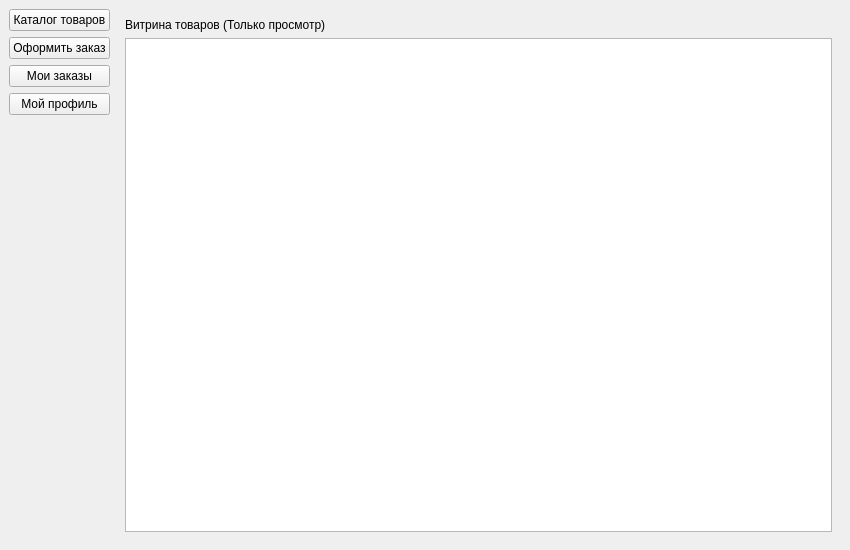
<?xml version="1.0" encoding="UTF-8"?>
<ui version="4.0">
 <class>ClientWindow</class>
 <widget class="QMainWindow" name="ClientWindow">
  <property name="geometry">
   <rect><x>0</x><y>0</y><width>850</width><height>550</height></rect>
  </property>
  <property name="windowTitle">
   <string>Кабинет Покупателя</string>
  </property>
  <widget class="QWidget" name="centralwidget">
   <layout class="QHBoxLayout" name="mainLayout">
    <item>
     <layout class="QVBoxLayout" name="sideMenuLayout">
      <item>
       <widget class="QPushButton" name="btnCatalog">
        <property name="text"><string>Каталог товаров</string></property>
       </widget>
      </item>
      <item>
       <widget class="QPushButton" name="btnNewOrder">
        <property name="text"><string>Оформить заказ</string></property>
       </widget>
      </item>
      <item>
       <widget class="QPushButton" name="btnHistory">
        <property name="text"><string>Мои заказы</string></property>
       </widget>
      </item>
      <item>
       <widget class="QPushButton" name="btnProfile">
        <property name="text"><string>Мой профиль</string></property>
       </widget>
      </item>
      <item>
       <spacer name="verticalSpacer">
        <property name="orientation"><enum>Qt::Vertical</enum></property>
        <property name="sizeHint" stdset="0"><size><width>20</width><height>40</height></size></property>
       </spacer>
      </item>
     </layout>
    </item>
    <item>
     <widget class="QStackedWidget" name="stackedWidget">
      <widget class="QWidget" name="pageCatalog">
       <layout class="QVBoxLayout" name="catLayout">
        <item>
         <widget class="QLabel" name="lblCat"><property name="text"><string>Витрина товаров (Только просмотр)</string></property></widget>
        </item>
        <item>
         <widget class="QTableView" name="tableCatalog"/>
        </item>
       </layout>
      </widget>
      <widget class="QWidget" name="pageNewOrder">
       <layout class="QVBoxLayout" name="orderLayout">
        <item>
         <widget class="QLabel" name="lblOrd"><property name="text"><string>Добавление товара в корзину:</string></property></widget>
        </item>
        <item>
         <layout class="QHBoxLayout" name="inputLayout">
          <item>
           <widget class="QLineEdit" name="lineProductId"><property name="placeholderText"><string>ID Товара</string></property></widget>
          </item>
          <item>
           <widget class="QSpinBox" name="spinQuantity"><property name="minimum"><number>1</number></property></widget>
          </item>
          <item>
           <widget class="QPushButton" name="btnAddToBasket"><property name="text"><string>Добавить</string></property></widget>
          </item>
         </layout>
        </item>
        <item>
         <widget class="QTableView" name="tableCart"/>
        </item>
        <item>
         <widget class="QPushButton" name="btnSubmitOrder"><property name="text"><string>Отправить и оформить заказ</string></property></widget>
        </item>
       </layout>
      </widget>
      <widget class="QWidget" name="pageHistory">
       <layout class="QVBoxLayout" name="histLayout">
        <item>
         <widget class="QLabel" name="lblHist"><property name="text"><string>История ваших заказов:</string></property></widget>
        </item>
        <item>
         <widget class="QTableView" name="tableHistory"/>
        </item>
       </layout>
      </widget>
      <widget class="QWidget" name="pageProfile">
       <layout class="QVBoxLayout" name="profLayout">
        <item>
         <widget class="QLabel" name="lblProf"><property name="text"><string>Редактирование личных данных:</string></property></widget>
        </item>
        <item>
         <widget class="QLineEdit" name="lineFirstName"><property name="placeholderText"><string>Имя</string></property></widget>
        </item>
        <item>
         <widget class="QLineEdit" name="lineLastName"><property name="placeholderText"><string>Фамилия</string></property></widget>
        </item>
        <item>
         <widget class="QLineEdit" name="linePhone"><property name="placeholderText"><string>Телефон</string></property></widget>
        </item>
        <item>
         <widget class="QLineEdit" name="lineEmail"><property name="placeholderText"><string>Email</string></property></widget>
        </item>
        <item>
         <widget class="QLineEdit" name="linePassword"><property name="placeholderText"><string>Новый пароль</string></property><property name="echoMode"><enum>QLineEdit::Password</enum></property></widget>
        </item>
        <item>
         <widget class="QPushButton" name="btnSaveProfile"><property name="text"><string>Сохранить изменения</string></property></widget>
        </item>
        <item>
         <spacer name="profSpacer">
          <property name="orientation"><enum>Qt::Vertical</enum></property>
          <property name="sizeHint" stdset="0"><size><width>20</width><height>40</height></size></property>
         </spacer>
        </item>
       </layout>
      </widget>
     </widget>
    </item>
   </layout>
  </widget>
 </widget>
</ui>
